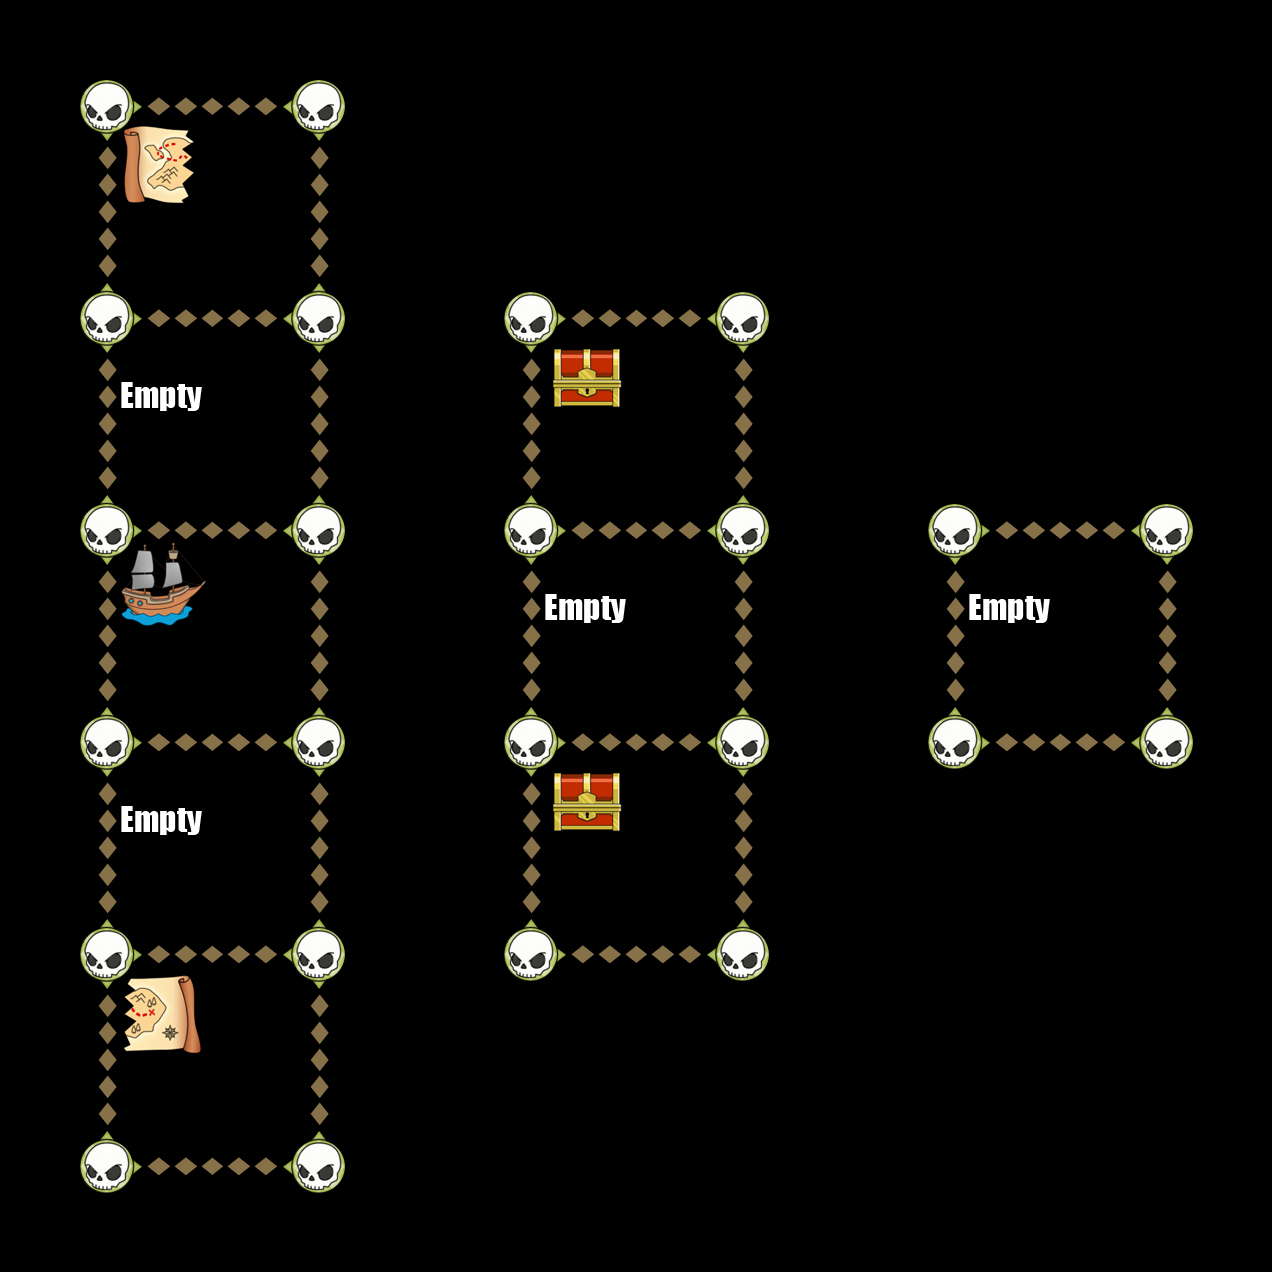

This game map was drawn from its Tiled (.tmx) file and the tilesets committed beside it. A one-line description and the trimmed map source follow:
An orthogonal 6x6 tile map with 212x212 px tiles, 6 tile layers (Down, Up, Left, Right, ...).

<map version="1.0" orientation="orthogonal" width="6" height="6" tilewidth="212" tileheight="212">
 <tileset firstgid="1" name="TileGraphic_Final-ipadhd" tilewidth="212" tileheight="212">
  <image source="TileGraphic_Final-ipadhd.png" width="636" height="1060" />
  <tile id="0">
   <properties>
    <property name="LineFilled" value="True" />
   </properties>
  </tile>
  <tile id="2">
   <properties>
    <property name="Item" value="TreasureBox" />
   </properties>
  </tile>
  <tile id="4">
   <properties>
    <property name="RowFilled" value="True" />
   </properties>
  </tile>
  <tile id="6">
   <properties>
    <property name="Item" value="CannonLeft" />
   </properties>
  </tile>
  <tile id="7">
   <properties>
    <property name="Item" value="ShipRight" />
   </properties>
  </tile>
  <tile id="8">
   <properties>
    <property name="Item" value="MapOne" />
   </properties>
  </tile>
  <tile id="9">
   <properties>
    <property name="Item" value="CannonRight" />
   </properties>
  </tile>
  <tile id="10">
   <properties>
    <property name="Item" value="ShipLeft" />
   </properties>
  </tile>
  <tile id="11">
   <properties>
    <property name="Item" value="MapTwo" />
   </properties>
  </tile>
  <tile id="12">
   <properties>
    <property name="Item" value="Empty" />
   </properties>
  </tile>
  <tile id="13">
   <properties>
    <property name="Item" value="Skull" />
   </properties>
  </tile>
  <tile id="14">
   <properties>
    <property name="Item" value="Fog" />
   </properties>
  </tile>
 </tileset>
 <layer name="Down" width="6" height="6">
  <data>[36 cells, 18 non-empty, 1 distinct tile ids]</data>
 </layer>
 <layer name="Up" width="6" height="6">
  <data>[36 cells, 18 non-empty, 1 distinct tile ids]</data>
 </layer>
 <layer name="Left" width="6" height="6">
  <data>[36 cells, 12 non-empty, 1 distinct tile ids]</data>
 </layer>
 <layer name="Right" width="6" height="6">
  <data>[36 cells, 12 non-empty, 1 distinct tile ids]</data>
 </layer>
 <layer name="Dots" width="6" height="6">
  <data>[36 cells, 24 non-empty, 1 distinct tile ids]</data>
 </layer>
 <layer name="Items" width="6" height="6">
  <data>[36 cells, 9 non-empty, 5 distinct tile ids]</data>
 </layer>
</map>
